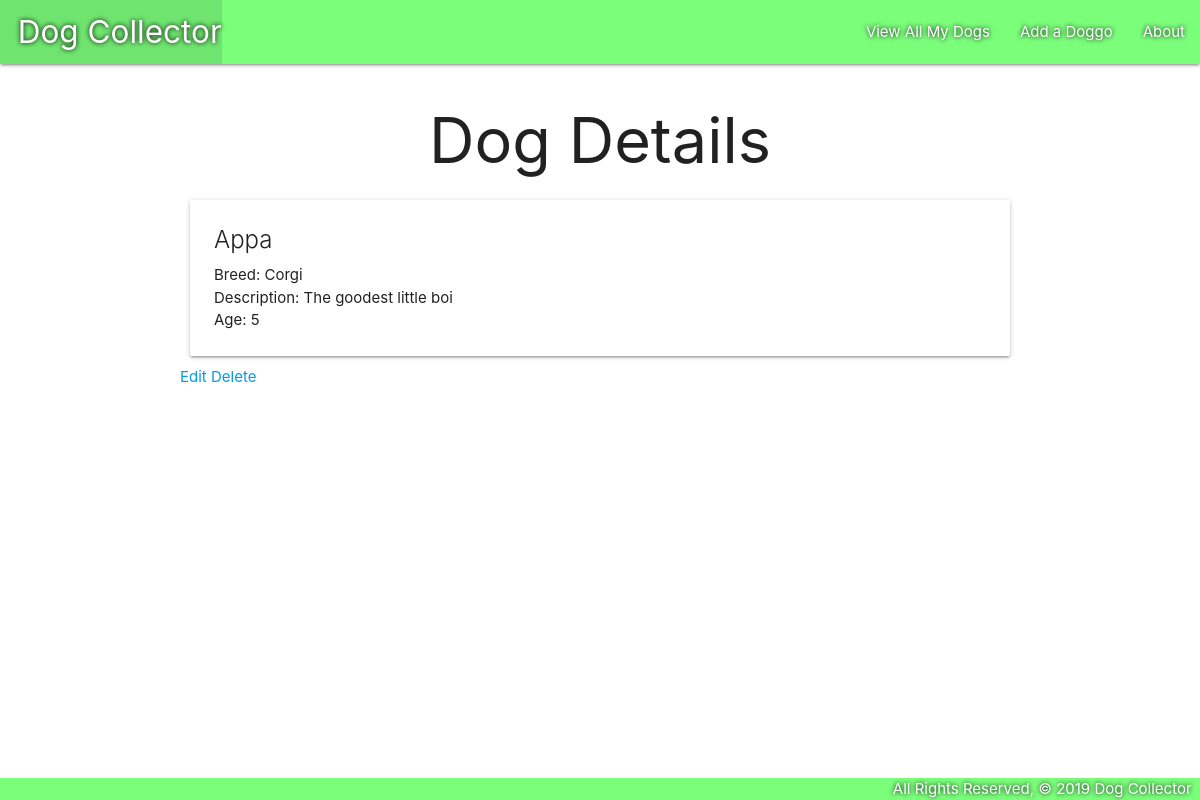
Page /dogs/1/ on the committed database.
### main_app/models.py (models this page shows, shortened)
class Dog(models.Model):
    name = models.CharField(max_length=100)
    breed = models.CharField(max_length=100)
    description = models.TextField(max_length=250)
    age = models.IntegerField()

### main_app/views.py (the view)
# urls.py: path('dogs/<int:dog_id>/', views.dogs_detail, name='dogs_detail'),
def dogs_detail(request, dog_id):
    dog = Dog.objects.get(id=dog_id)
    return render(request, 'dogs/detail.html', {'dog':dog})

### main_app/templates/dogs/detail.html
{% extends 'base.html' %}
{% block content %}
<h1>Dog Details</h1>
<div class="card">
  <div class="card-content">
    <span class="card-title">{{ dog.name }}</span>
    <p>Breed: {{ dog.breed }}</p>
    <p>Description: {{ dog.description }}</p>
    {% if dog.age > 0 %}
      <p>Age: {{ dog.age }}</p>
    {% else %}
      <p>Age: Puppy</p>
    {% endif %}
  </div>
</div>
<div class="card-action">
	<a href="{% url 'dogs_update' dog.id%}">Edit</a>
	<a href="{% url 'dogs_delete' dog.id%}">Delete</a>
</div>
{% endblock %}

### main_app/static/css/style.css (style rules this page uses)
body { display: flex; min-height: 100vh; flex-direction: column; }
h1 { text-align: center; }
.card { align-self: center; margin: 10px; }

### rows in the picture
Dog: name "Appa", breed "Corgi", description "The goodest little boi", age "5"
